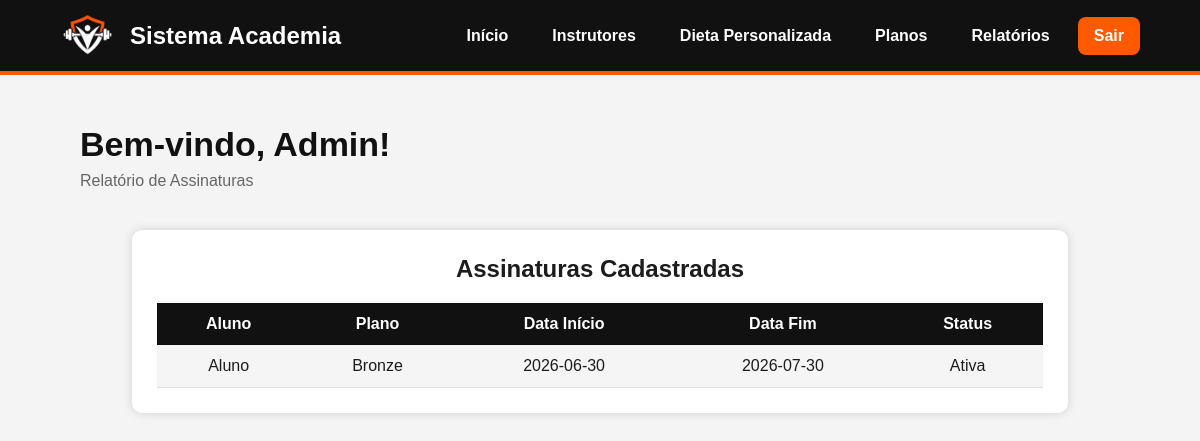
The app's page /relatorio.php (signed in) with its own data.
### tables this page shows
CREATE TABLE assinaturas (
    id_assinatura INT AUTO_INCREMENT PRIMARY KEY,
    id_aluno INT NOT NULL,
    id_plano INT NOT NULL,
    data_inicio DATE,
    data_fim DATE,
    status VARCHAR(20),

    FOREIGN KEY(id_aluno)
        REFERENCES alunos(id_aluno),

    FOREIGN KEY(id_plano)
        REFERENCES planos(id_plano)
);

CREATE TABLE usuarios (
    id_usuario INT AUTO_INCREMENT PRIMARY KEY,
    nome VARCHAR(100) NOT NULL,
    email VARCHAR(100) NOT NULL UNIQUE,
    senha VARCHAR(32) NOT NULL,
    tipo_usuario VARCHAR(20) DEFAULT 'aluno'
);

CREATE TABLE planos (
    id_plano INT AUTO_INCREMENT PRIMARY KEY,
    nome_plano VARCHAR(50) NOT NULL,
    valor DECIMAL(10,2) NOT NULL,
    descricao TEXT
);

### relatorio.php (the view, shortened to what this page needs)
<?php
include "conexao.php";
$nome = $_SESSION['nome'];
$sql = "SELECT
            u.nome AS aluno,
            p.nome_plano AS plano,
            a.data_inicio,
            a.data_fim,
            a.status
        FROM assinaturas a
        INNER JOIN alunos al
            ON a.id_aluno = al.id_aluno
        INNER JOIN usuarios u
            ON al.id_usuario = u.id_usuario
        INNER JOIN planos p
            ON a.id_plano = p.id_plano
        ORDER BY u.nome";
$resultado = mysqli_query($conn, $sql);
?>
<!DOCTYPE html>
<html lang="pt-BR">
<head>
    <link rel="stylesheet" href="css/style.css">
    <link rel="stylesheet" href="css/navbar.css">
    <link rel="stylesheet" href="css/relatorio.css">
</head>
<body>
<header>
    <div class="logo-area">
        <img src="imagens/logobranco.png" alt="Logo">
        <h2>Sistema Academia</h2>
    </div>
    <nav class="navbar">
        <a href="index.php">Início</a>
        <a href="professores.php">Instrutores</a>
        <a href="imc.php">Dieta Personalizada</a>
        <a href="planos.php">Planos</a>
        <a href="relatorio.php">Relatórios</a>
        <a href="sair.php" class="sair">Sair</a>
    </nav>
</header>
<main>
    <section class="boas-vindas">
        <h1>Bem-vindo, <?php echo $nome; ?>!</h1>
        <p>Relatório de Assinaturas</p>
    </section>
    <section class="relatorio">
        <h2>Assinaturas Cadastradas</h2>
        <table>
            <tr>
                <th>Aluno</th>
                <th>Plano</th>
                <th>Data Início</th>
                <th>Data Fim</th>
                <th>Status</th>
            </tr>
            <?php
            if(mysqli_num_rows($resultado)>0){
                while($linha = mysqli_fetch_assoc($resultado)){
                    echo "<tr>";
                    echo "<td>".$linha["aluno"]."</td>";
                    echo "<td>".$linha["plano"]."</td>";
                    echo "<td>".$linha["data_inicio"]."</td>";
                    echo "<td>".$linha["data_fim"]."</td>";
                    echo "<td>".$linha["status"]."</td>";
                    echo "</tr>";
                }
            }else{
                echo "<tr>";
                echo "<td colspan='5'>Nenhuma assinatura cadastrada.</td>";
                echo "</tr>";
            }
            ?>
        </table>
    </section>
</main>
</body>
</html>

### css/style.css (style rules this page uses)
* { margin: 0; padding: 0; box-sizing: border-box; }
body { font-family: Arial, sans-serif; background: #f4f4f4; color: #1c1c1c; }
header { height: 75px; background: #111; color: white; display: flex; align-items: center; justify-content: space-between; padding: 0 60px; border-bottom: 4px solid #ff5a00; }
.logo-area { display: flex; align-items: center; gap: 15px; }
.logo-area img { width: 55px; }
.logo-area h2 { font-size: 24px; }
.sair { background: #ff5a00; color: white; padding: 10px 22px; border-radius: 8px; text-decoration: none; font-weight: bold; }
main { padding: 50px 80px; }
.boas-vindas { margin-bottom: 35px; }
.boas-vindas h1 { font-size: 34px; color: #111; }
.boas-vindas p { margin-top: 8px; color: #666; }

### css/navbar.css (style rules this page uses)
header { height: 75px; background: #111; color: white; display: flex; align-items: center; justify-content: space-between; padding: 0 60px; border-bottom: 4px solid #ff5a00; }
.logo-area { display: flex; align-items: center; gap: 15px; }
.logo-area img { width: 55px; }
.logo-area h2 { font-size: 24px; }
.navbar { display: flex; align-items: center; gap: 12px; }
.navbar a { color: white; text-decoration: none; font-weight: bold; padding: 10px 16px; border-radius: 8px; transition: 0.3s; }
.navbar .sair { background: #ff5a00; }

### css/relatorio.css (style rules this page uses)
.relatorio { width:90%; margin:40px auto; background:#fff; padding:25px; border-radius:10px; box-shadow:0 0 10px rgba(0,0,0,.15); }
.relatorio h2 { margin-bottom:20px; text-align:center; }
table { width:100%; border-collapse:collapse; }
table th { background:#111; color:white; padding:12px; }
table td { padding:12px; text-align:center; border-bottom:1px solid #ddd; }
table tr:nth-child(even) { background:#f5f5f5; }

### records on screen
assinaturas: usuarios.nome "Aluno", id_plano.nome_plano "Bronze", data_inicio "2026-06-30", data_fim "2026-07-30", status "Ativa"

### other values on screen
$nome "Admin"
